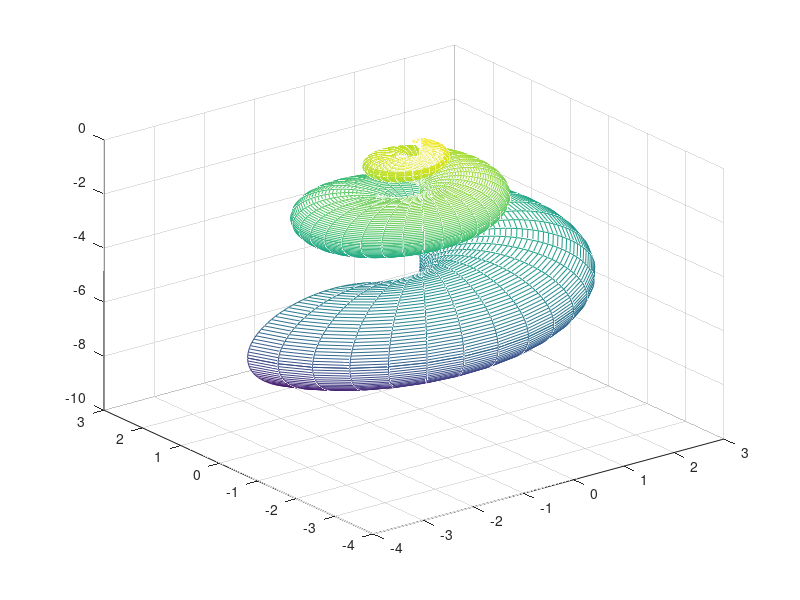

Reproduce this figure in MATLAB.
u=linspace(0,6*pi,100);
v=linspace(0,2*pi,100);
[U,V]=meshgrid(u,v);

x=2*(1-exp(U/(6*pi))).*cos(U).*(cos(V/2)).^2;
y=2*(-1+exp(U/(6*pi))).*sin(U).*(cos(V/2)).^2;
z=1-exp(U/(3*pi))-sin(V)+exp(U/(6*pi)).*sin(V);

axis equal
mesh(x,y,z)
